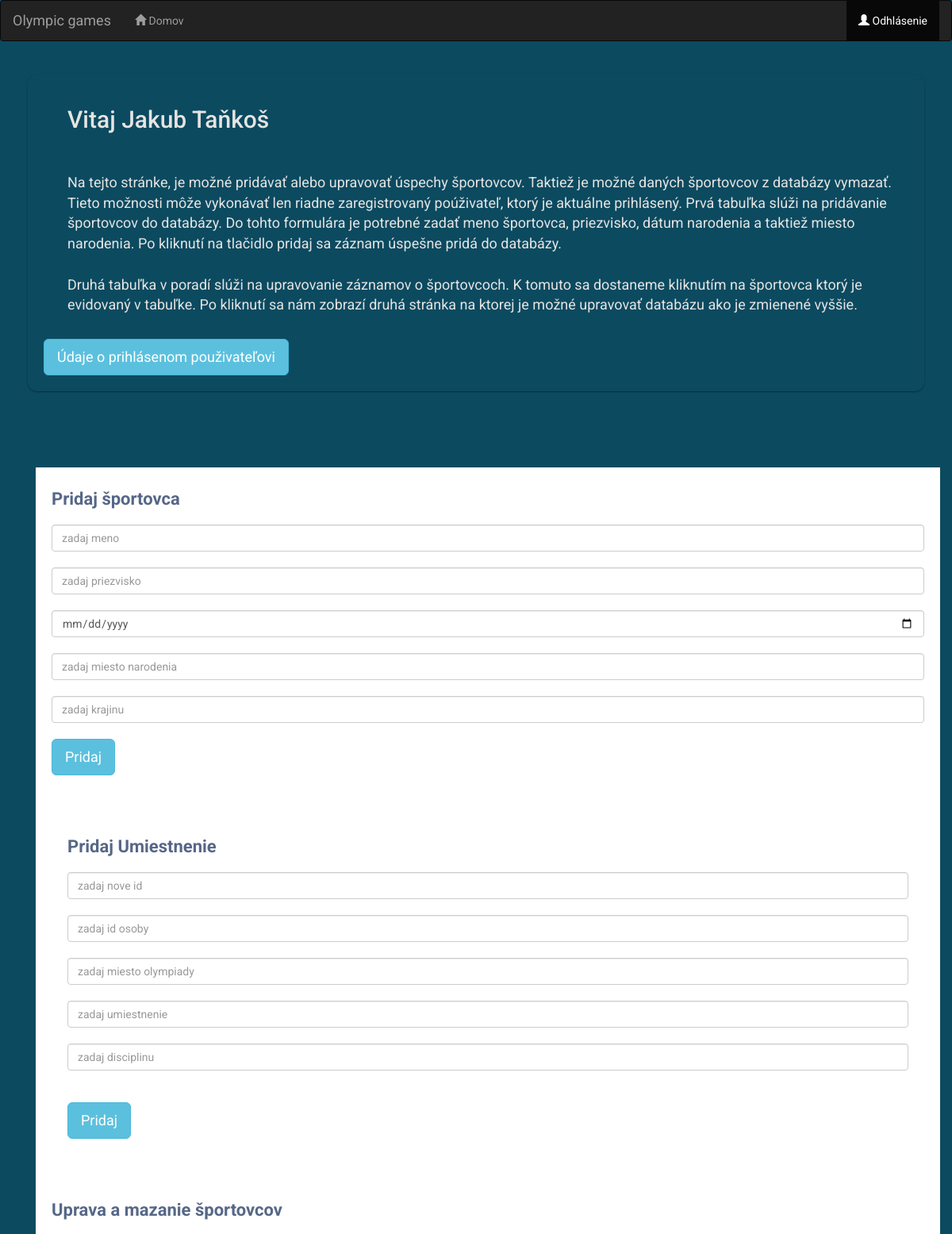
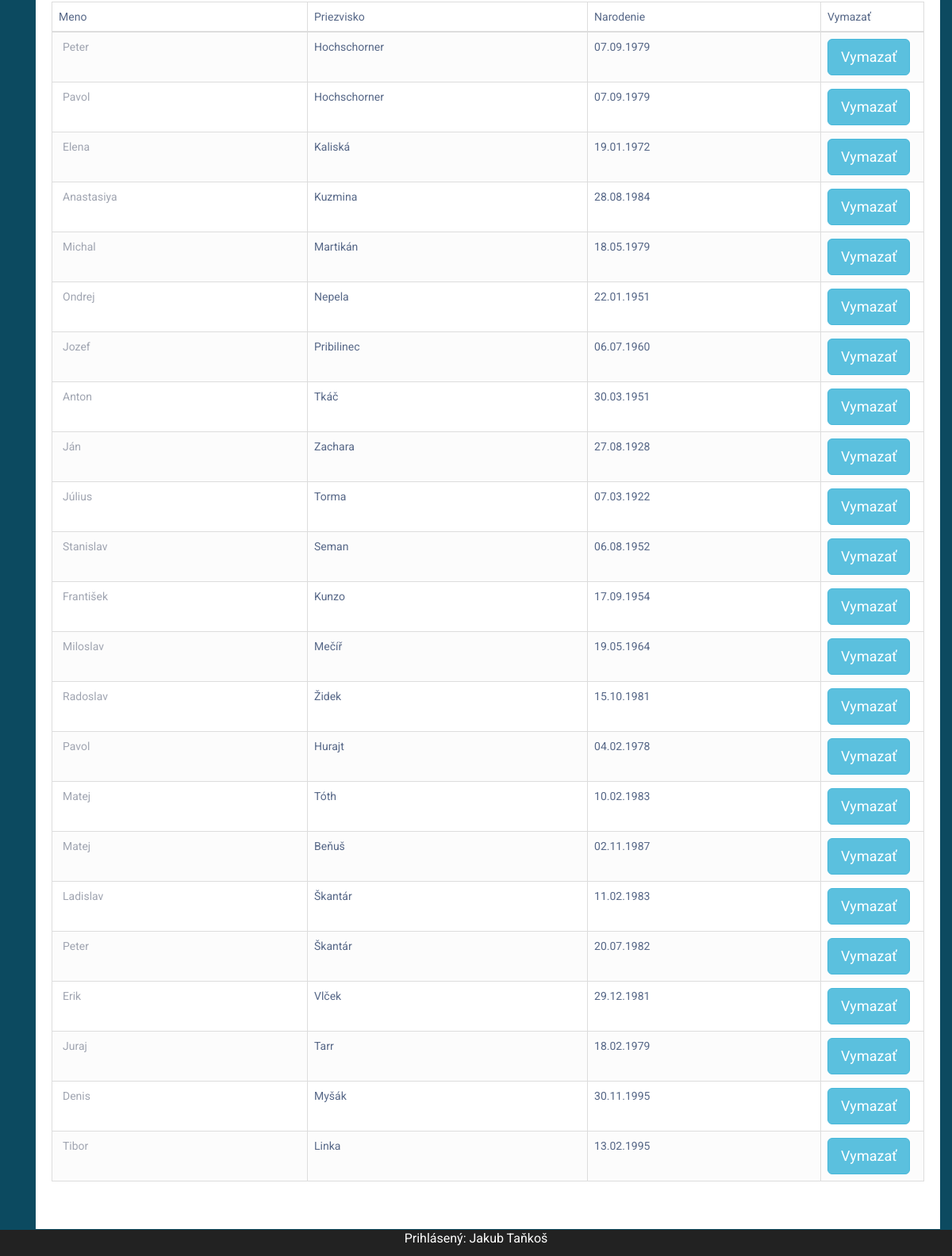
The page /restricted.php (signed in) on the database its author committed (2 pictures, top to bottom).
### tables this page shows
CREATE TABLE `person` (
  `id` int UNSIGNED NOT NULL,
  `name` varchar(100) NOT NULL,
  `surname` varchar(100) NOT NULL,
  `birth_day` date NOT NULL,
  `birth_place` varchar(100) NOT NULL,
  `birth_country` varchar(100) NOT NULL,
  `death_day` date DEFAULT NULL,
  `death_place` varchar(100) DEFAULT NULL,
  `death_country` varchar(100) DEFAULT NULL
);

### restricted.php (the view, shortened to what this page needs)
<!doctype html>
<html lang="sk">
<head>
<link rel="stylesheet" href="https://maxcdn.bootstrapcdn.com/font-awesome/4.7.0/css/font-awesome.min.css">
<link rel="stylesheet" href="https://maxcdn.bootstrapcdn.com/bootstrap/3.3.7/css/bootstrap.min.css">
<link rel="stylesheet" href="styl.css">
<link rel="stylesheet" href="https://maxcdn.bootstrapcdn.com/bootstrap/3.4.1/css/bootstrap.min.css">
    <nav class="navbar navbar-inverse">
  <div class="container-fluid">
    <div class="navbar-header">
      <a class="navbar-brand" href="#">Olympic games</a>
    </div>
    <div class="collapse navbar-collapse" id="myNavbar">
      <ul class="nav navbar-nav">
        <li ><a href="index.php"><span class="glyphicon glyphicon-home"></span> Domov</a></li>
      </ul>
      <ul class="nav navbar-nav navbar-right">
        <li class="active"><a href="logout.php"><span class="glyphicon glyphicon-user"></span> Odhlásenie</a></li>
      </ul>
    </div>
  </div>
</nav>
</head>
<body>
<main>
<div class="container">
  <div class="row">
    <div class="col-6">
    <section class="karty">
    <div class="column card-style">
      <div class="card-text">
        <p class="ellipsis">
        <h2 class="nazov">Vitaj <?php echo $_SESSION['fullname']; ?></h2>
    <br>
    <p class="text">Na tejto stránke, je možné pridávať alebo upravovať úspechy športovcov. Taktiež je možné daných športovcov z databázy vymazať.
      Tieto možnosti môže vykonávať len riadne zaregistrovaný poúživateľ, ktorý je aktuálne prihlásený.
      Prvá tabuľka slúži na pridávanie športovcov do databázy. Do tohto formulára je potrebné zadať meno športovca, priezvisko, dátum narodenia a taktiež miesto narodenia.
          Po kliknutí na tlačidlo pridaj sa záznam úspešne pridá do databázy.<br><br>
          Druhá tabuľka v poradí slúži na upravovanie záznamov o športovcoch.
          K tomuto sa dostaneme kliknutím na športovca ktorý je evidovaný v tabuľke. Po kliknutí sa nám zobrazí druhá stránka na ktorej je možné
          upravovať databázu ako je zmienené vyššie.
    </p>
        </p>
        <button type="button" class="btn btn-info btn-lg" data-toggle="modal" data-target="#myModal">Údaje o prihlásenom použivateľovi</button>
      </div>
    </div>
  </section>
    <div class="container">
</div>
    </div>
  </div>
<br><br>
    <?php
try {
    $db = new PDO("mysql:host=$hostname;dbname=$dbname", $username, $password);
    $db->setAttribute(PDO::ATTR_ERRMODE, PDO::ERRMODE_EXCEPTION);
    $query = "SELECT * FROM person";
    $stmt = $db->query($query);
    $persons = $stmt->fetchAll(PDO::FETCH_ASSOC);
} catch (PDOException $e) {
    echo $e->getMessage();
}
?>
    <div class="container-md">
    <div class="container-md">
<div class="container">
        <div class="table-responsive">
            <div class="table-wrapper">
                <div class="table-title">
                    <div class="row">
                        <div class="col-sm-8"><h2><b>Pridaj športovca</b></h2></div>
                        <div class="col-sm-4">
                        <div class="col-sm-4">
                        </div>
                        </div>
                    </div>
                </div>
                <form action="#" id="myForm" method="post">
<div class="mb-3">
    <input type="text" name="name" class="form-control" id="InputName" placeholder="zadaj meno" required>
</div><br>
<div class="mb-3">
    <input type="text" name="surname" class="form-control" id="InputSurname" placeholder="zadaj priezvisko" required>
</div><br>
<div class="mb-3">
    <input type="date" name="birth_day" class="form-control" id="InputDate" required>
</div><br>
<div class="mb-3">
    <input type="text" name="birth_place" class="form-control" id="InputBrPlace" placeholder="zadaj miesto narodenia" required>
</div><br>
<div class="mb-3">
    <input type="text" name="birth_country" class="form-control" id="InputBrCountry" placeholder="zadaj krajinu" required>
</div><br>
<button type="submit" class="btn btn-info btn-lg">Pridaj</button>
</form>
<br>
<div class="table-responsive">
  <div class="table-wrapper">
    <div class="table-title">
      <div class="row">
        <div class="col-sm-8"><h2><b>Pridaj Umiestnenie</b></h2></div>
        <div class="col-sm-4">
          <div class="col-sm-4"></div>
        </div>
      </div>
    </div>
    <form action="#" id = "alert" method="post">
    <div class="mb-3">
        <input type="text" name="id" class="form-control" id="InputId" placeholder="zadaj nove id" required>
      </div><br>
    <div class="mb-3">
        <input type="text" name="person_id" class="form-control" id="InputPerson" placeholder="zadaj id osoby" required>
      </div><br>
      <div class="mb-3">
        <input type="text" name="game_id" class="form-control" id="InputGame" placeholder="zadaj miesto olympiady" required>
      </div><br>
      <div class="mb-3">
        <input type="text" name="placing" class="form-control" id="InputPlacing" placeholder="zadaj umiestnenie" required>
      </div><br>
      <div class="mb-3">
        <input type="text" name="discipline" class="form-control" id="InputDiscipline" placeholder="zadaj disciplinu" required>
      </div><br>
      <br>
      <button type="submit" class="btn btn-info btn-lg">Pridaj</button>
      <br>
    </form>
  </div>
</div>
        <br>
        <div class="table-title">
                    <div class="row">
                        <div class="col-sm-8"><h2><b>Uprava a mazanie športovcov</b></h2></div>
                        <div class="col-sm-4">
                        <div class="col-sm-4">
                        </div>
                        </div>
                    </div>
                    <br>
        <table  id ="myTable" class="table table-striped table-hover table-bordered">
        <thead>
            <tr><td>Meno</td><td>Priezvisko</td><td>Narodenie</td><td>Vymazať</td></tr>
        </thead>
        <tbody>
        <?php
        foreach($persons as $person){
            $date = new DateTimeImmutable($person["birth_day"]);
            echo "<tr><td><a href='editPerson.php?id=" .  $person["id"] . "'>" . $person["name"] . "</a></td><td>" . $person["surname"] . "</td><td>" . $date->format("d.m.Y") . "</td><td>";
            echo '<form action="#" id = "alert2" method="post"><input type="hidden" name="del_person_id" value="'
            . $person['id'] . '"><button type="submit" class="btn btn-info btn-lg">Vymazať</button></form>';
             echo '</td></tr>';
          }
        ?>
        </tbody>
    </table>
    </div>
</main>
<div class="footer">
  <p>Prihlásený: <?php echo $_SESSION['fullname']; ?></p>
</div>
</body>
</html>

### styl.css (style rules this page uses)
body { color: #566787; background-color: #0C4A60 ; font-family: 'Roboto', sans-serif; }
.table-responsive { margin: 30px 0; }
.table-wrapper { width:100%; min-width: 500px; background: #fff; padding: 20px; box-shadow: 0 1px 1px rgba(0,0,0,0.8); }
.table-title { padding-bottom: 10px; margin: 0 0 10px; }
.table-title h2 { margin: 8px 0 0; font-size: 22px; }
table.table tr th, table.table tr td { border-color: #e9e9e9; }
table.table-striped tbody tr:nth-of-type(odd) { background-color: #fcfcfc; }
table.table td:last-child { width: 130px; }
table.table td a { color: #a0a5b1; display: inline-block; margin: 0 5px; }
.container { padding: 2px 16px; }

### restricted.php (style rules this page uses)
.text { font-size: large; margin-left: 30px; margin-top: 20px; margin-bottom: 20px; color: #e5e4e2 ; }
.nazov { margin-left: 30px; color: #e5e4e2 ; }
body { background-color: #0C4A60 ; ; color: #566787; font-family: 'Roboto', sans-serif; }
section { display: flex; flex-flow: row wrap; }
P { overflow: hidden; text-overflow: ellipsis; font-size: 16px; }
.column { box-sizing: border-box; flex: 1 100%; justify-content: space-evenly; margin: 20px; }
.card-style { border-radius: 12px; border-image-slice: 1; box-shadow: 0px 1px 2px 0px rgba(0, 0, 0, 0.4); transition: all 0.25s linear; }
.card-text { padding: 20px; }
.karty { color: #e5e4e2 ; }
.footer { position: fixed; left: 0; bottom: 0; width: 100%; background-color: #222; color: white; text-align: center; }

### rows shown on the page
person: name "Peter", surname "Hochschorner", birth_day "07.09.1979"
person: name "Pavol", surname "Hochschorner", birth_day "07.09.1979"
person: name "Elena", surname "Kaliská", birth_day "19.01.1972"
person: name "Anastasiya", surname "Kuzmina", birth_day "28.08.1984"
person: name "Michal", surname "Martikán", birth_day "18.05.1979"
person: name "Ondrej", surname "Nepela", birth_day "22.01.1951"
person: name "Jozef", surname "Pribilinec", birth_day "06.07.1960"
person: name "Anton", surname "Tkáč", birth_day "30.03.1951"
person: name "Ján", surname "Zachara", birth_day "27.08.1928"
person: name "Július", surname "Torma", birth_day "07.03.1922"
person: name "Stanislav", surname "Seman", birth_day "06.08.1952"
person: name "František", surname "Kunzo", birth_day "17.09.1954"
person: name "Miloslav", surname "Mečíř", birth_day "19.05.1964"
person: name "Radoslav", surname "Židek", birth_day "15.10.1981"
person: name "Pavol", surname "Hurajt", birth_day "04.02.1978"
person: name "Matej", surname "Tóth", birth_day "10.02.1983"
person: name "Matej", surname "Beňuš", birth_day "02.11.1987"
person: name "Ladislav", surname "Škantár", birth_day "11.02.1983"
person: name "Peter", surname "Škantár", birth_day "20.07.1982"
person: name "Erik", surname "Vlček", birth_day "29.12.1981"
person: name "Juraj", surname "Tarr", birth_day "18.02.1979"
person: name "Denis", surname "Myšák", birth_day "30.11.1995"
person: name "Tibor", surname "Linka", birth_day "13.02.1995"

### other values the page prints
$_SESSION['fullname'] "Jakub Taňkoš"
